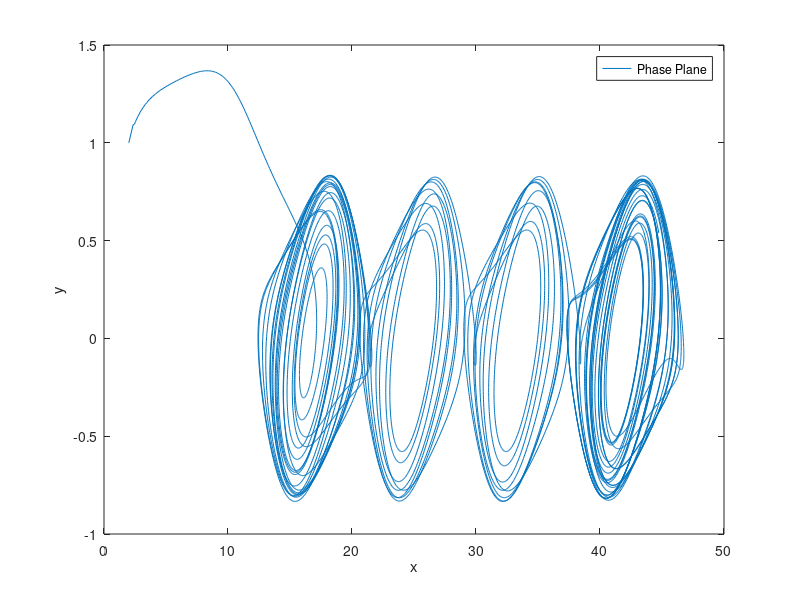
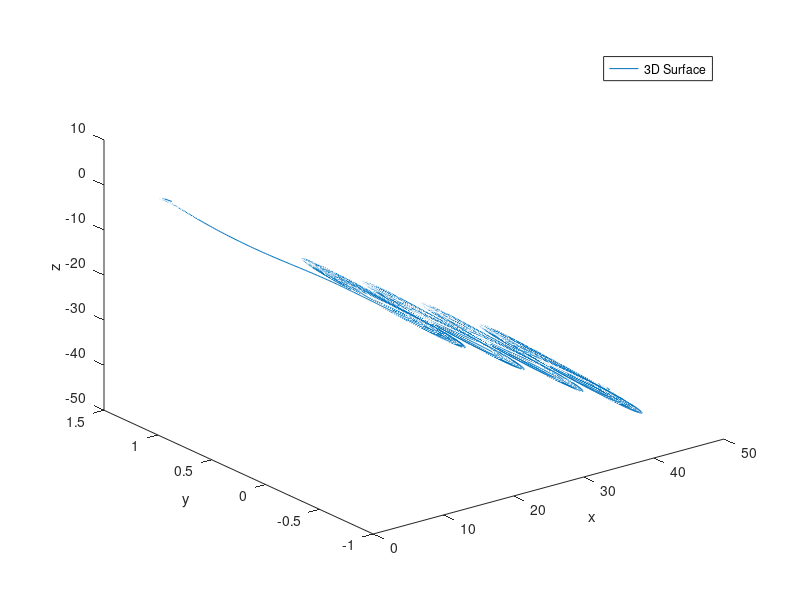

Source code (MATLAB) for these figures, in order:
%Jajarmi, A., & Baleanu, D.(2018). A new fractional analysis on the interaction of HIV
%with CD4+ T-cells, Chaos, Solitons & Fractals, 113,221-229.
%The numerical method coded in this m file is given in Eq(23)in the above
%research paper

clc;clear;close all;
%Inputs
h=0.01; t(1)=0; tfinal=200; t=t(1):h:tfinal; N=ceil((tfinal-t(1))/h);
%Initial Conditions
x(1)=2; y(1)=1; z(1)=1;
alpha=0.964;%fractional order
g=9.91;A=2.1;B=0.24;D=0;b=12.57;%Parameters
%The #D dynamical system
f1=@(t,x,y,z) g*(y-B*sin(pi*x/(2*A)+D));
f2=@(t,x,y,z)x-y+z;
f3=@(t,x,y,z)-b*y;
% Caputo-Fabrizio Euler Method starts
tic;
for n=1:N
j=1:n;
x(n+1)=x(1)+((1-alpha)*f1(t(n),x(n),y(n),z(n)))+(alpha.*h).*sum(f1(t(j),x(j),y(j),z(j)));
y(n+1)=y(1)+((1-alpha)*f2(t(n),x(n),y(n),z(n)))+(alpha.*h).*sum(f2(t(j),x(j),y(j),z(j)));
z(n+1)=z(1)+((1-alpha)*f3(t(n),x(n),y(n),z(n)))+(alpha.*h).*sum(f3(t(j),x(j),y(j),z(j)));
t(n+1)=t(n)+h;
end
toc;
figure(1)
plot(x,y),xlabel('x'),ylabel('y'),
legend('Phase Plane')
figure(2)
plot3(x,y,z),xlabel('x'),ylabel('y'),zlabel('z'),
legend('3D Surface')